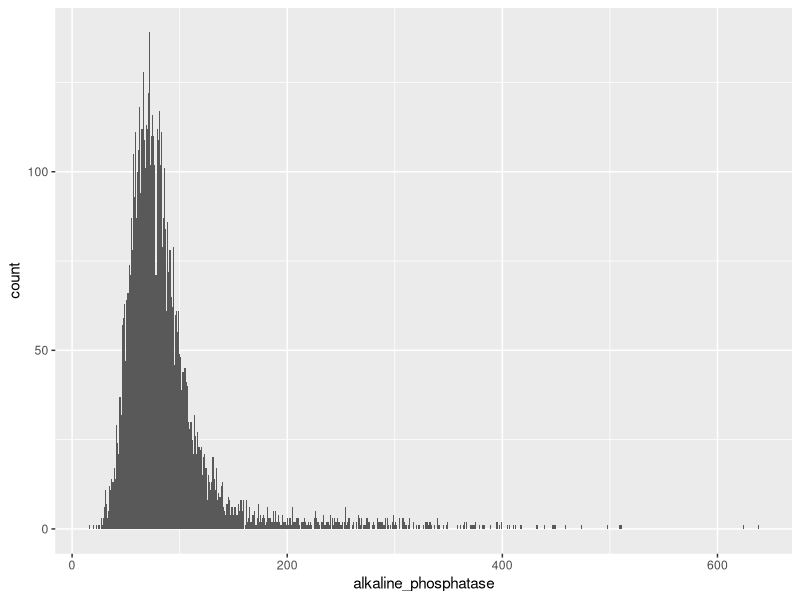
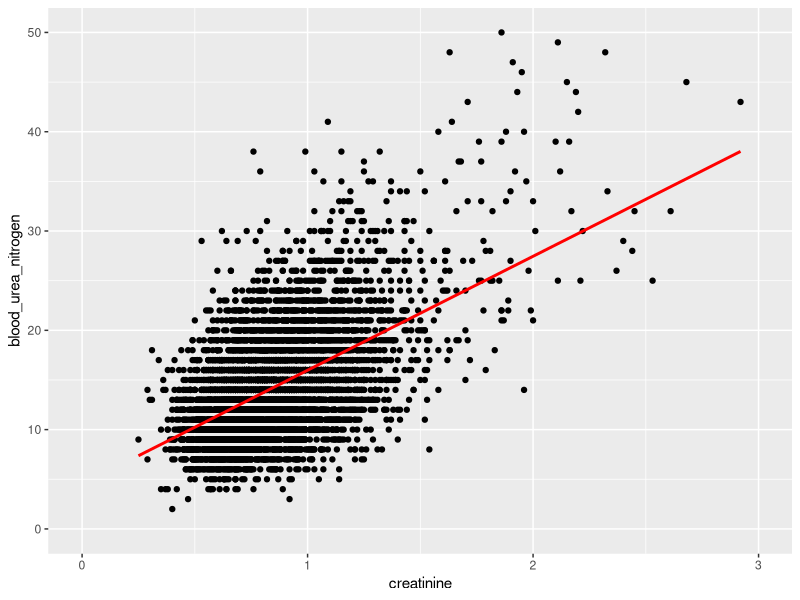
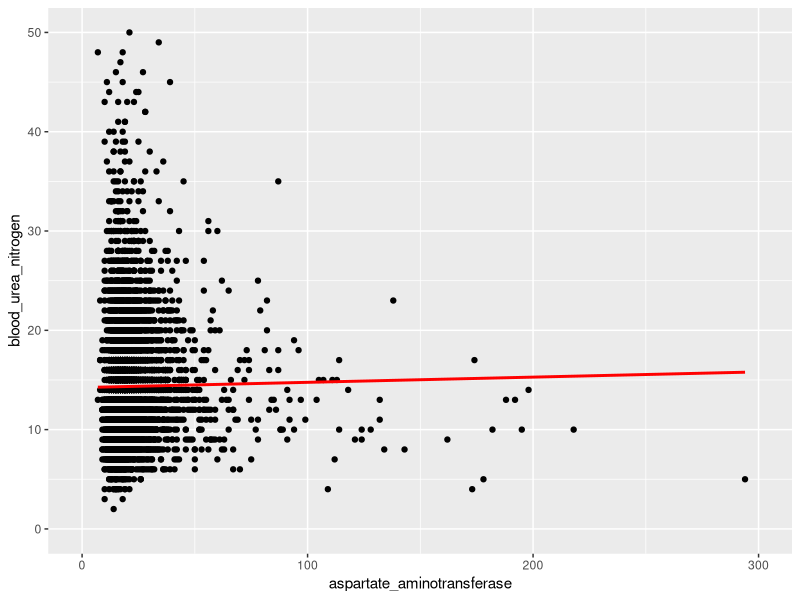

R code for these plots, in order:
## ---- chunk 1
## remove all user defined objects in your workspace
rm(list=ls())

library(tidyverse)  # Provides functions used throughout this session

biochem <- read_csv("biochem_wide.csv")

## ---- chunk 2
ggplot(data = biochem) +
  geom_histogram(aes(x = alkaline_phosphatase), binwidth = 1)
## ---- chunk 3
biochem %>%
  select(mrn, alkaline_phosphatase) %>%
	summarize(test_count = n(),
	          mean_alp = mean(alkaline_phosphatase)) 

## ---- chunk 4
stats_1a <- biochem %>%
	summarize(test_count = n(),
	          mean_alp = median(alkaline_phosphatase),
	          mean_ca = mean(total_calcium))
stats_1a
## ---- chunk 5
stats_1b <- biochem %>%
	summarize(test_count = n(),
	          median_alp = median(alkaline_phosphatase),
	          mean_ca = mean(total_calcium),
	          iqr_alp = IQR(alkaline_phosphatase),
	          sd_ca = sd(total_calcium))
stats_1b
## ---- chunk 6
stats_1c <- biochem %>%
  summarize(test_count = n(),
	          lower95_alp = quantile(alkaline_phosphatase, 0.025),
            upper95_alp = quantile(alkaline_phosphatase, 0.975),
	          var_alp = var(alkaline_phosphatase),
	          cv_alp = 100*sd(alkaline_phosphatase)/mean(alkaline_phosphatase))

stats_1c
## ---- chunk 7
biochem %>%
  select(mrn, gender, pat_type) %>%
  group_by(gender, pat_type)
## ---- chunk 8
gend_cnt <- biochem %>%  
	select(mrn, gender, alkaline_phosphatase) %>%
  group_by(gender) %>%
  summarize(test_count = n())
gend_cnt

## ---- chunk 9
left_example <- left_join(biochem, gend_cnt, by="gender")
left_example

right_example <- right_join(biochem, gend_cnt, by="gender")
right_example

inner_example <- inner_join(biochem, gend_cnt, by="gender")
inner_example

full_example <- full_join(biochem, gend_cnt, by="gender")
full_example
## ---- chunk 10
all_stats <- left_join(stats_1b, stats_1c, by="test_count")
all_stats

## ---- chunk 11
#filter males over 51
biochem_male <- biochem %>%
  filter(gender == "Male" & age >51)

#filter females over 51
biochem_female <- biochem %>%
  filter(gender == "Female" & age > 51)

#create variables for alkaline phosphatase
alp_male <- biochem_male$alkaline_phosphatase
alp_female <- biochem_female$alkaline_phosphatase

#perform unpaired wilkoxon rank sum test
wilcox.test(alp_male, alp_female, paired=FALSE)
## ---- chunk 12
#creates linear regression model
lm.model <- lm(blood_urea_nitrogen ~ creatinine + aspartate_aminotransferase, biochem)
summary(lm.model)

#scatterplot of creatinine vs. BUN
ggplot(biochem, aes(creatinine, blood_urea_nitrogen)) +
  geom_point() +
  xlim(0,3) + 
  ylim(0,50)+
  geom_smooth(method="lm", se=FALSE, color="red", formula = y ~ x)

#scatterplot of AST vs. BUN
ggplot(biochem, aes(aspartate_aminotransferase, blood_urea_nitrogen)) +
  geom_point() +
  xlim(0,300) + 
  ylim(0,50)+
  geom_smooth(method="lm", se=FALSE, color="red", formula = y ~ x)

#report model coefficients
lm.model$coefficients

#report confidence of model coefficients
confint(lm.model)

## ---- chunk 13
lm.alk <- lm(alkaline_phosphatase ~ gender + age, biochem)

summary(lm.alk)

lm.alk$coefficients

confint(lm.alk)

